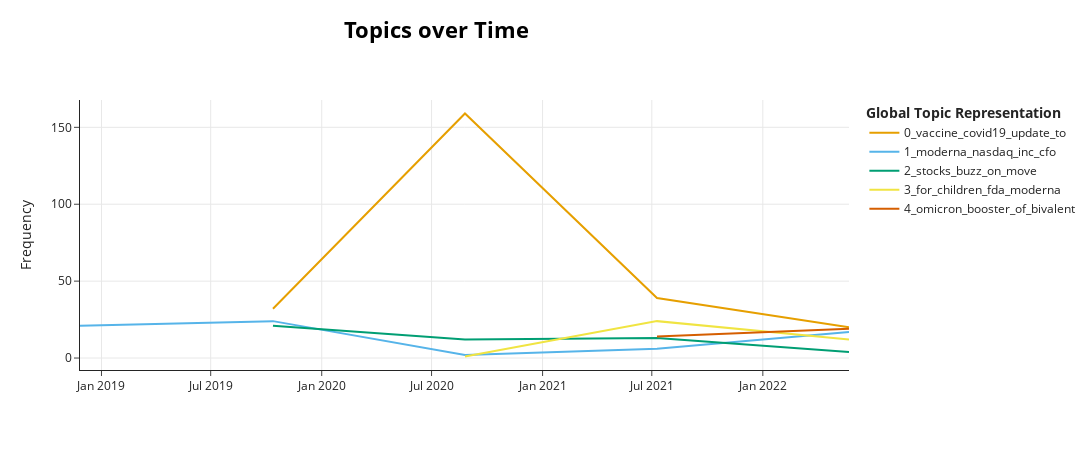

Notebook cell for this chart:
### Code cell
topic_model.visualize_topics_over_time(topics_over_time_twitter, top_n_topics=5)

### Figure 1 — Plotly figure (JSON) as saved in the notebook; plotly's stock layout.template omitted (floating-point values rounded to 4 significant figures)
{"data": [{"hoverinfo": "text", "hovertext": ["<b>Topic 0</b><br>Words: vaccine, covid19, coronavirus, update, to", "<b>Topic 0</b><br>Words: vaccine, covid19, update, to, in", "<b>Topic 0</b><br>Words: covid19, vaccine, to, update, moderna", "<b>Topic 0</b><br>Words: to, covid, vaccine, update, of"], "marker": {"color": "#E69F00"}, "mode": "lines", "name": "0_vaccine_covid19_update_to", "type": "scatter", "x": ["2019-10-12T04:48:00", "2020-08-25T09:36:00", "2021-07-09T14:24:00", "2022-05-23T19:12:00"], "y": [32, 159, 39, 20]}, {"hoverinfo": "text", "hovertext": ["<b>Topic 1</b><br>Words: nasdaq, moderna, inc, analysts, nyse", "<b>Topic 1</b><br>Words: nasdaq, moderna, inc, analysts, quarterly", "<b>Topic 1</b><br>Words: nasdaq, inc, moderna, per, share", "<b>Topic 1</b><br>Words: cfo, moderna, inc, gomez, nasdaq", "<b>Topic 1</b><br>Words: inc, moderna, nasdaq, cfo, new"], "marker": {"color": "#56B4E9"}, "mode": "lines", "name": "1_moderna_nasdaq_inc_cfo", "type": "scatter", "x": ["2018-11-26T09:48:57.600000", "2019-10-12T04:48:00", "2020-08-25T09:36:00", "2021-07-09T14:24:00", "2022-05-23T19:12:00"], "y": [21, 24, 2, 6, 17]}, {"hoverinfo": "text", "hovertext": ["<b>Topic 2</b><br>Words: stocks, on, move, buzz, the", "<b>Topic 2</b><br>Words: stocks, buzz, move, on, the", "<b>Topic 2</b><br>Words: stocks, buzz, on, move, the", "<b>Topic 2</b><br>Words: down, makers, vaccine, sen, sanders"], "marker": {"color": "#009E73"}, "mode": "lines", "name": "2_stocks_buzz_on_move", "type": "scatter", "x": ["2019-10-12T04:48:00", "2020-08-25T09:36:00", "2021-07-09T14:24:00", "2022-05-23T19:12:00"], "y": [21, 12, 13, 4]}, {"hoverinfo": "text", "hovertext": ["<b>Topic 3</b><br>Words: appears, work, well, older, early", "<b>Topic 3</b><br>Words: for, children, covid19, moderna, shot", "<b>Topic 3</b><br>Words: children, fda, for, months, covid"], "marker": {"color": "#F0E442"}, "mode": "lines", "name": "3_for_children_fda_moderna", "type": "scatter", "x": ["2020-08-25T09:36:00", "2021-07-09T14:24:00", "2022-05-23T19:12:00"], "y": [1, 24, 12]}, {"hoverinfo": "text", "hovertext": ["<b>Topic 4</b><br>Words: omicron, booster, of, covid, the", "<b>Topic 4</b><br>Words: omicron, booster, bivalent, of, for"], "marker": {"color": "#D55E00"}, "mode": "lines", "name": "4_omicron_booster_of_bivalent", "type": "scatter", "x": ["2021-07-09T14:24:00", "2022-05-23T19:12:00"], "y": [14, 19]}], "layout": {"height": 450, "hoverlabel": {"bgcolor": "white", "font": {"family": "Rockwell", "size": 16}}, "legend": {"title": {"text": "<b>Global Topic Representation"}}, "title": {"font": {"color": "Black", "size": 22}, "text": "<b>Topics over Time</b>", "x": 0.4, "xanchor": "center", "y": 0.95, "yanchor": "top"}, "width": 1250, "xaxis": {"showgrid": true}, "yaxis": {"showgrid": true, "title": {"text": "Frequency"}}}}
